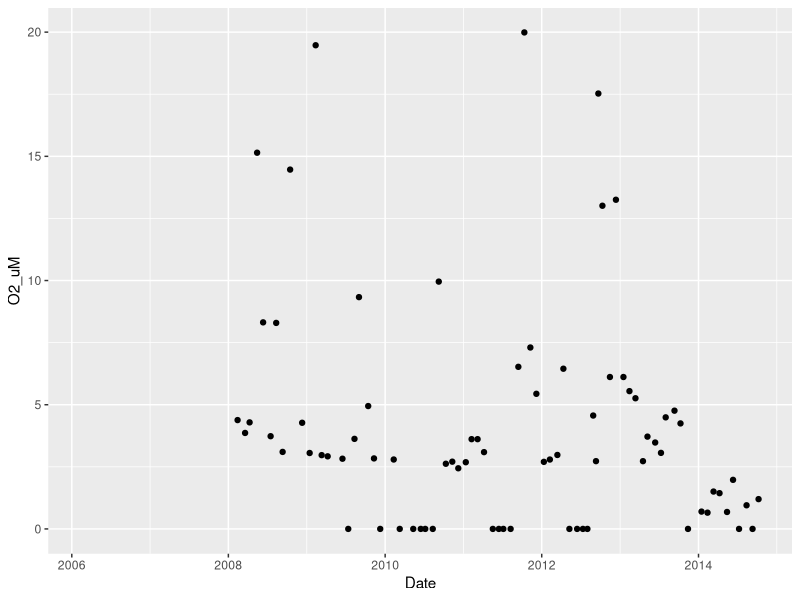
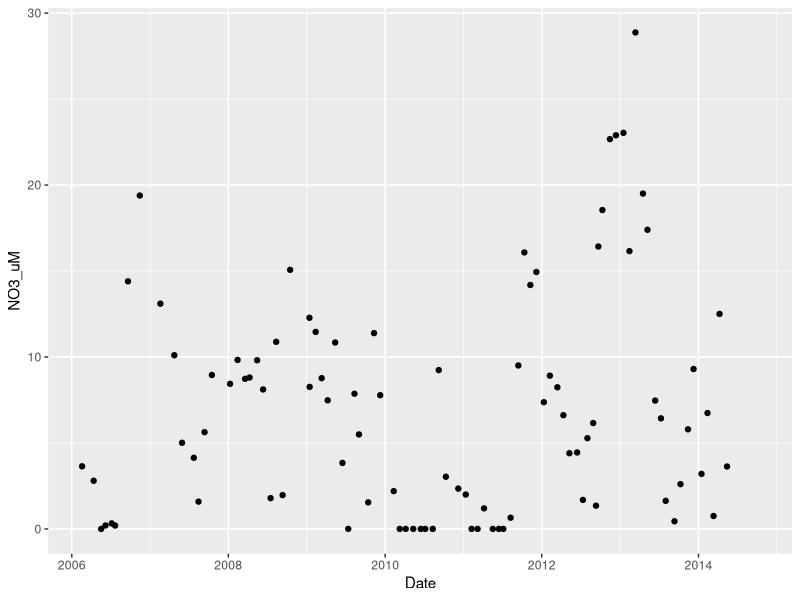
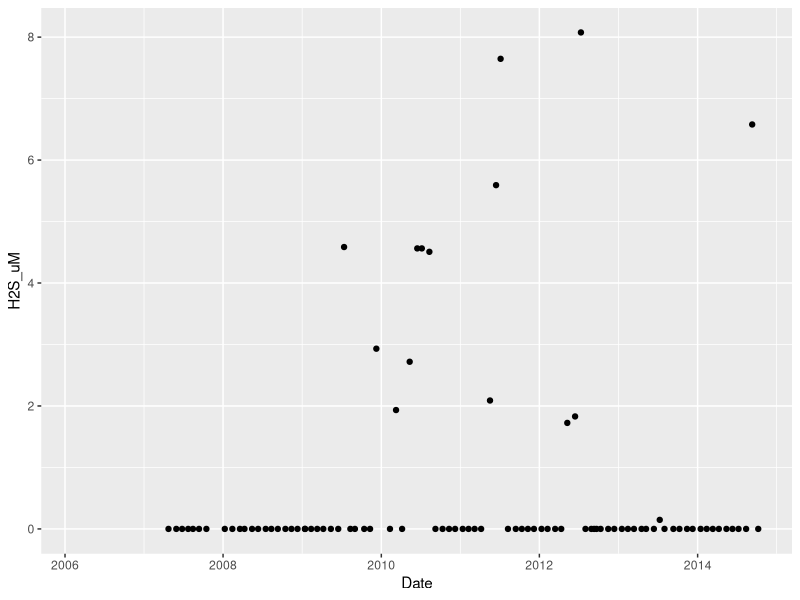
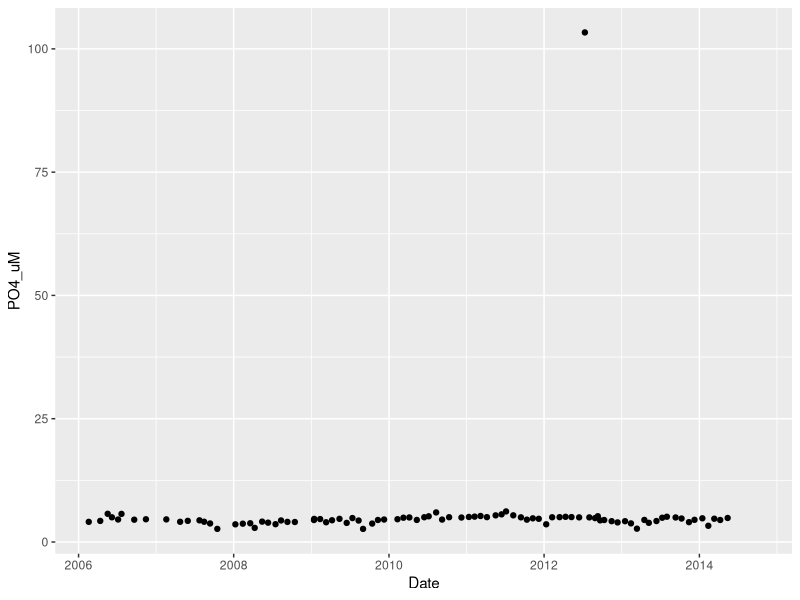
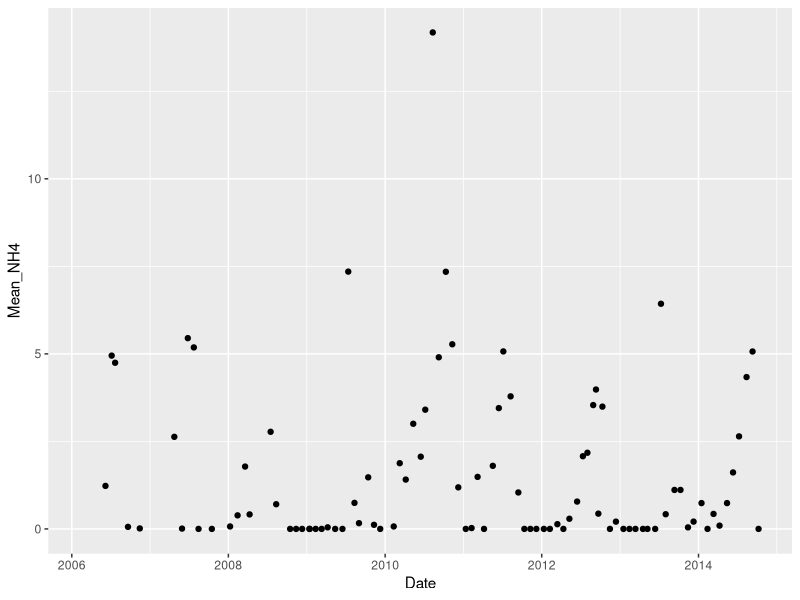
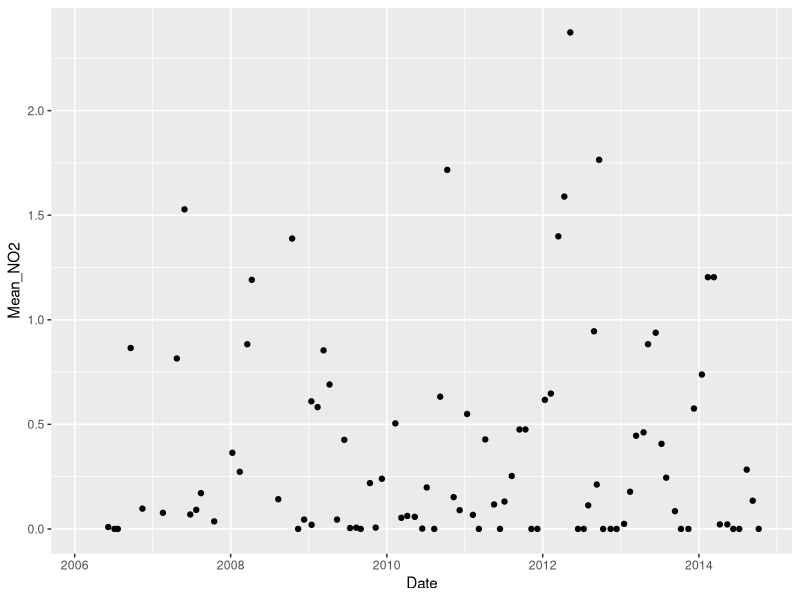
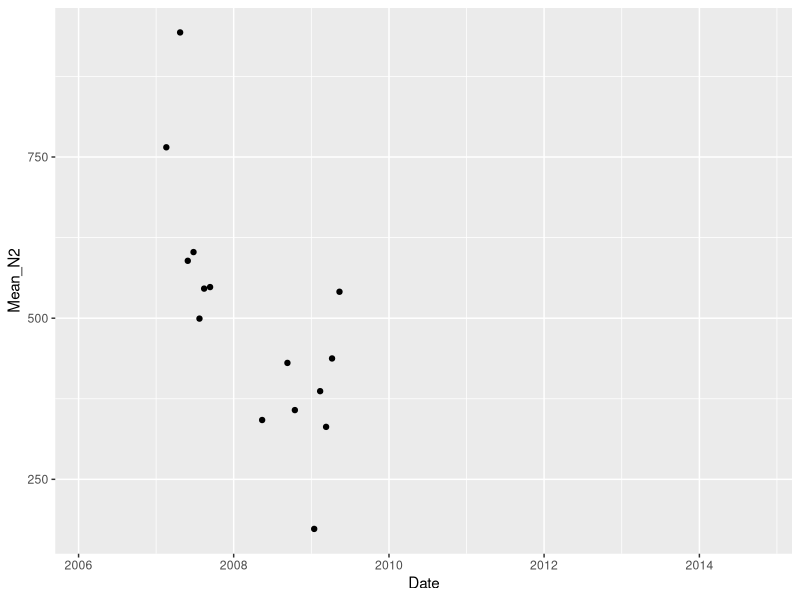
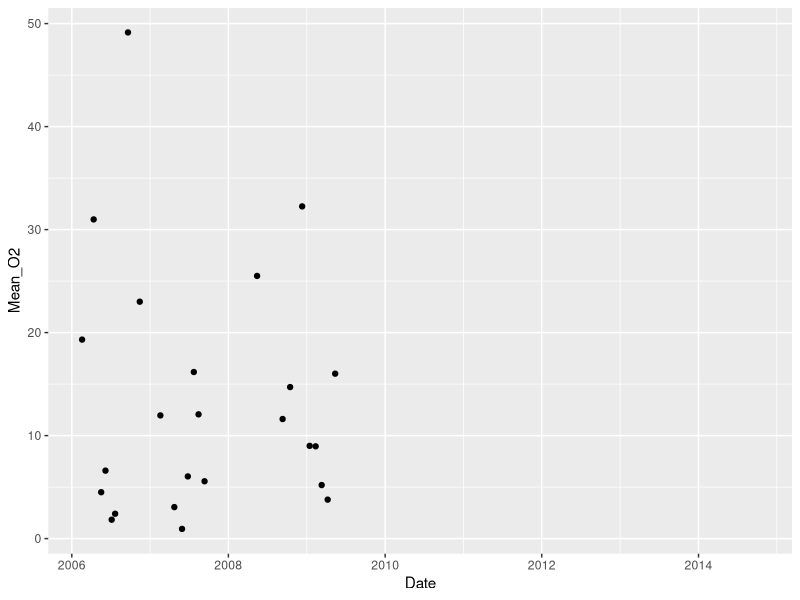

These charts were generated, in order, by the following R code:
#Load packages
library(tidyverse)
library(ggplot2)

#Load data
raw_dat <- read_csv('data/Saanich_Data.csv', col_names=TRUE)

#Keep data for at 150m
proj_dat <- raw_dat %>% 
  mutate(Depth_m = Depth * 1000) %>%
  filter(Depth_m == 150) %>%
  rename(O2_uM=WS_O2, NO3_uM=WS_NO3, H2S_uM=WS_H2S, PO4_uM=WS_PO4) %>%
  select(Date, SI, O2_uM, PO4_uM, NO3_uM, H2S_uM, Mean_NH4, Mean_NO2, Mean_N2, Mean_O2, Mean_co2, Mean_N2O, Mean_CH4, Temperature, Salinity, Density)

View(proj_dat)

#Graph [molecules] vs date
proj_dat %>% ggplot() + geom_point(aes(x=Date, y= O2_uM))
proj_dat %>% ggplot() + geom_point(aes(x=Date, y= NO3_uM))
proj_dat %>% ggplot() + geom_point(aes(x=Date, y= H2S_uM))
proj_dat %>% ggplot() + geom_point(aes(x=Date, y= PO4_uM))
proj_dat %>% ggplot() + geom_point(aes(x=Date, y= Mean_NH4))
proj_dat %>% ggplot() + geom_point(aes(x=Date, y= Mean_NO2))
proj_dat %>% ggplot() + geom_point(aes(x=Date, y= Mean_N2))
proj_dat %>% ggplot() + geom_point(aes(x=Date, y= Mean_O2))
proj_dat %>% ggplot() + geom_point(aes(x=Date, y= Mean_co2))
proj_dat %>% ggplot() + geom_point(aes(x=Date, y= Mean_N2O))
proj_dat %>% ggplot() + geom_point(aes(x=Date, y= Mean_CH4))
